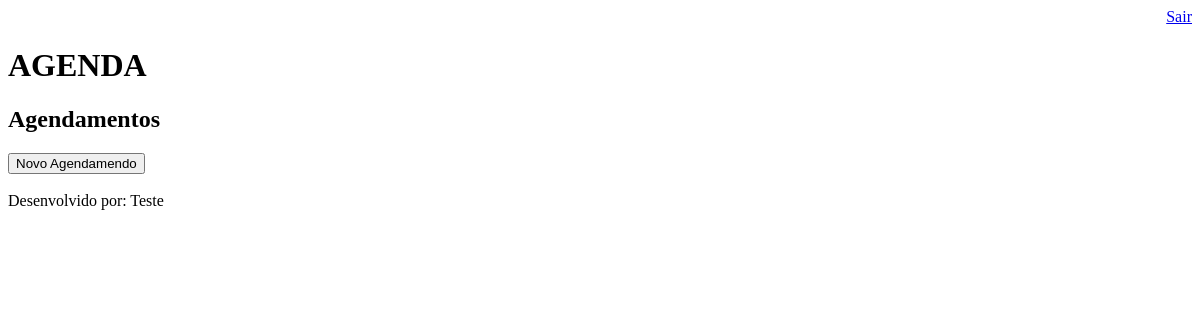
Before: /agenda/ (signed in) with the older database file.
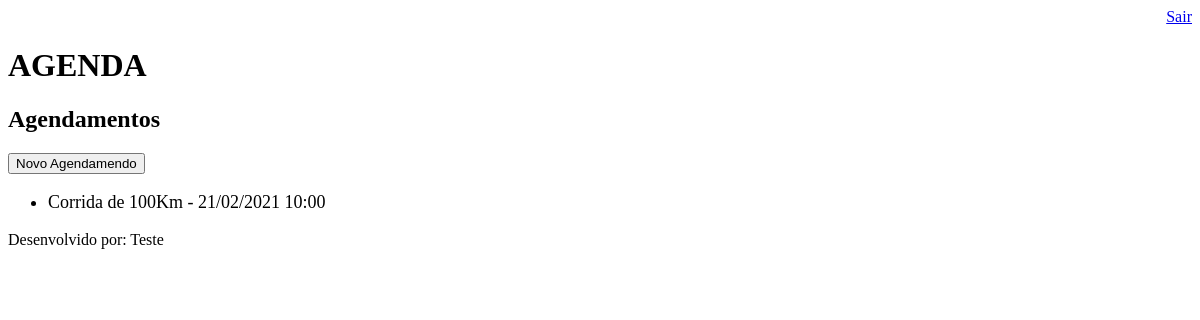
After: the same page with the newer database file.
### core/models.py (models this page shows, shortened)
class Evento(models.Model):
    titulo = models.CharField(max_length=100)
    descricao = models.TextField(blank=True, null=True)
    data_evento = models.DateTimeField(verbose_name='Data do Evento')
    data_criacao = models.DateTimeField(auto_now=True, verbose_name= 'Data de criação do registro')
    usuario = models.ForeignKey(User, on_delete= models.CASCADE)
    class Meta:
        db_table = 'evento'
    def get_data_evento(self):
        return self.data_evento.strftime('%d/%m/%Y %H:%M')

### core/views.py (the view)
# urls.py: path('agenda/', views.lista_eventos),
@login_required(login_url='/login/')
def lista_eventos(request):
    usuario = request.user
    evento = Evento.objects.filter(usuario=usuario)
    dados ={'eventos':evento}
    return render(request, 'agenda.html', dados)

### agenda/templates/agenda.html
    {% extends "model_page.html" %}
    {% block content%}
        <h2>Agendamentos</h2>
        <a href="evento">
            <button type="button">Novo Agendamendo</button>
        </a>
        <ul style = "font-size:18px">
            {% for evento in eventos %}
                <li>{{ evento.titulo }} - {{evento.get_data_evento}}</li>
            {% endfor %}
        </ul>
    {% endblock %}

### agenda/templates/model_page.html
<!DOCTYPE html>
<html lang="en">
<head>
    {% include "model_header.html" %}
</head>
<body>
    {% block content %} {% endblock%}
    {% include "model_footer.html" %}
</body>
</html>

### agenda/templates/model_header.html (shortened to what this page needs)
    <div align="right">
        <a href="/logout">Sair</a>
    </div>
    <h1>AGENDA</h1>

### agenda/templates/model_footer.html
<p>Desenvolvido por: Teste</p>

Changed rows visible on the page:
added Evento: titulo "Corrida de 100Km", get_data_evento "21/02/2021 10:00"
